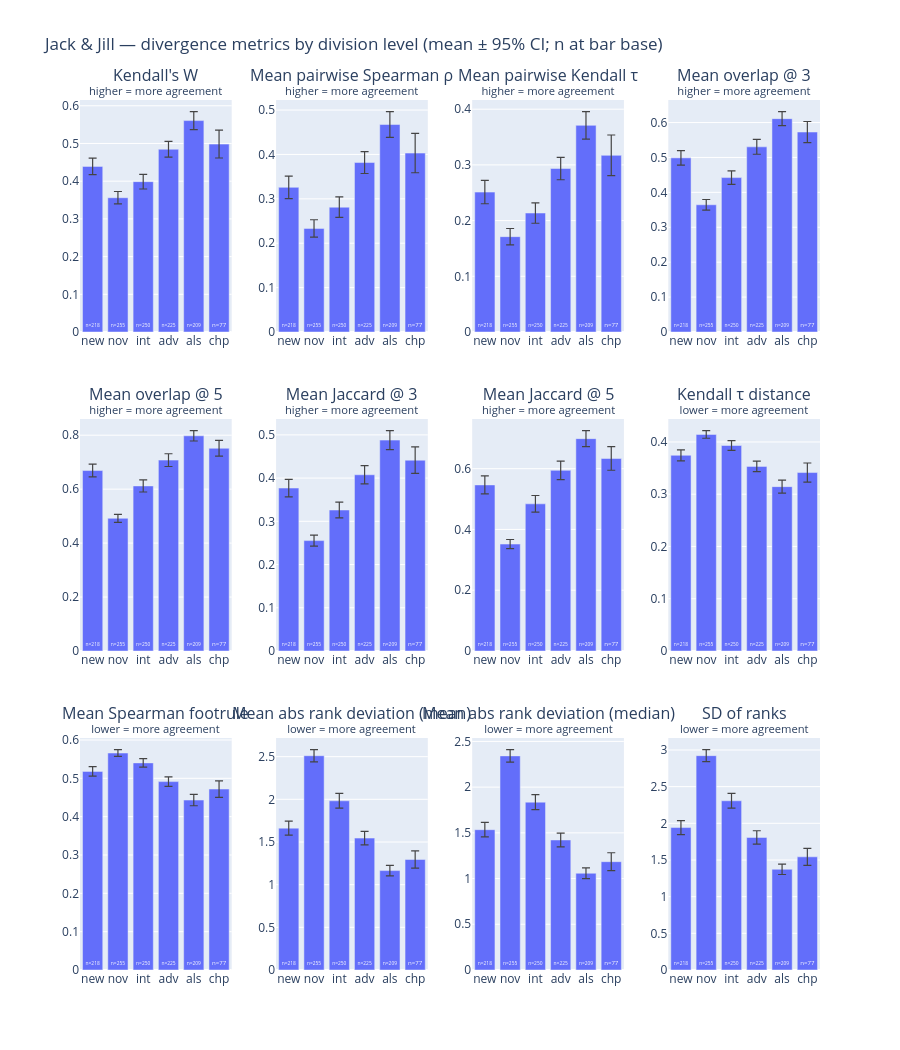

Notebook source saved alongside this figure:
### Markdown cell above
## Jack & Jill <span style="color:#636EFA">(blue)</span>

### Code cell
bar_fig("Jack & Jill").show()

### Figure 1 — Plotly figure (JSON) as saved in the notebook; plotly's stock layout.template omitted (floating-point values rounded to 4 significant figures)
{"data": [{"cliponaxis": false, "error_y": {"array": [0.02193, 0.01656, 0.0195, 0.02078, 0.02384, 0.03687], "color": "#444", "thickness": 1.2, "type": "data", "visible": true}, "insidetextanchor": "start", "marker": {"color": "#636EFA"}, "showlegend": false, "text": ["n=218", "n=255", "n=250", "n=225", "n=209", "n=77"], "textangle": 0, "textfont": {"color": "white", "size": 9}, "textposition": "inside", "type": "bar", "x": ["new", "nov", "int", "adv", "als", "chp"], "xaxis": "x", "y": [0.4393, 0.3561, 0.3988, 0.4847, 0.5607, 0.4983], "yaxis": "y"}, {"cliponaxis": false, "error_y": {"array": [0.02541, 0.01944, 0.02313, 0.02472, 0.02913, 0.04427], "color": "#444", "thickness": 1.2, "type": "data", "visible": true}, "insidetextanchor": "start", "marker": {"color": "#636EFA"}, "showlegend": false, "text": ["n=218", "n=255", "n=250", "n=225", "n=209", "n=77"], "textangle": 0, "textfont": {"color": "white", "size": 9}, "textposition": "inside", "type": "bar", "x": ["new", "nov", "int", "adv", "als", "chp"], "xaxis": "x2", "y": [0.3259, 0.2334, 0.2812, 0.3818, 0.4674, 0.4031], "yaxis": "y2"}, {"cliponaxis": false, "error_y": {"array": [0.02091, 0.01464, 0.0183, 0.02018, 0.02472, 0.03657], "color": "#444", "thickness": 1.2, "type": "data", "visible": true}, "insidetextanchor": "start", "marker": {"color": "#636EFA"}, "showlegend": false, "text": ["n=218", "n=255", "n=250", "n=225", "n=209", "n=77"], "textangle": 0, "textfont": {"color": "white", "size": 9}, "textposition": "inside", "type": "bar", "x": ["new", "nov", "int", "adv", "als", "chp"], "xaxis": "x3", "y": [0.2511, 0.1712, 0.2136, 0.2935, 0.3709, 0.3171], "yaxis": "y3"}, {"cliponaxis": false, "error_y": {"array": [0.02065, 0.01506, 0.01932, 0.0212, 0.02018, 0.0302], "color": "#444", "thickness": 1.2, "type": "data", "visible": true}, "insidetextanchor": "start", "marker": {"color": "#636EFA"}, "showlegend": false, "text": ["n=218", "n=255", "n=250", "n=225", "n=209", "n=77"], "textangle": 0, "textfont": {"color": "white", "size": 9}, "textposition": "inside", "type": "bar", "x": ["new", "nov", "int", "adv", "als", "chp"], "xaxis": "x4", "y": [0.4988, 0.3645, 0.4424, 0.5304, 0.6112, 0.5729], "yaxis": "y4"}, {"cliponaxis": false, "error_y": {"array": [0.02349, 0.0148, 0.02243, 0.02367, 0.01932, 0.0294], "color": "#444", "thickness": 1.2, "type": "data", "visible": true}, "insidetextanchor": "start", "marker": {"color": "#636EFA"}, "showlegend": false, "text": ["n=218", "n=255", "n=250", "n=225", "n=209", "n=77"], "textangle": 0, "textfont": {"color": "white", "size": 9}, "textposition": "inside", "type": "bar", "x": ["new", "nov", "int", "adv", "als", "chp"], "xaxis": "x5", "y": [0.669, 0.492, 0.612, 0.7077, 0.7978, 0.7515], "yaxis": "y5"}, {"cliponaxis": false, "error_y": {"array": [0.02028, 0.01285, 0.01805, 0.02118, 0.022, 0.03066], "color": "#444", "thickness": 1.2, "type": "data", "visible": true}, "insidetextanchor": "start", "marker": {"color": "#636EFA"}, "showlegend": false, "text": ["n=218", "n=255", "n=250", "n=225", "n=209", "n=77"], "textangle": 0, "textfont": {"color": "white", "size": 9}, "textposition": "inside", "type": "bar", "x": ["new", "nov", "int", "adv", "als", "chp"], "xaxis": "x6", "y": [0.377, 0.2554, 0.3262, 0.4077, 0.4879, 0.4414], "yaxis": "y6"}, {"cliponaxis": false, "error_y": {"array": [0.02951, 0.01495, 0.0275, 0.0307, 0.02641, 0.03871], "color": "#444", "thickness": 1.2, "type": "data", "visible": true}, "insidetextanchor": "start", "marker": {"color": "#636EFA"}, "showlegend": false, "text": ["n=218", "n=255", "n=250", "n=225", "n=209", "n=77"], "textangle": 0, "textfont": {"color": "white", "size": 9}, "textposition": "inside", "type": "bar", "x": ["new", "nov", "int", "adv", "als", "chp"], "xaxis": "x7", "y": [0.5466, 0.3519, 0.4843, 0.5945, 0.6989, 0.6336], "yaxis": "y7"}, {"cliponaxis": false, "error_y": {"array": [0.01046, 0.007322, 0.009149, 0.01009, 0.01236, 0.01828], "color": "#444", "thickness": 1.2, "type": "data", "visible": true}, "insidetextanchor": "start", "marker": {"color": "#636EFA"}, "showlegend": false, "text": ["n=218", "n=255", "n=250", "n=225", "n=209", "n=77"], "textangle": 0, "textfont": {"color": "white", "size": 9}, "textposition": "inside", "type": "bar", "x": ["new", "nov", "int", "adv", "als", "chp"], "xaxis": "x8", "y": [0.3744, 0.4144, 0.3932, 0.3533, 0.3145, 0.3414], "yaxis": "y8"}, {"cliponaxis": false, "error_y": {"array": [0.01257, 0.008959, 0.01086, 0.01239, 0.01489, 0.02156], "color": "#444", "thickness": 1.2, "type": "data", "visible": true}, "insidetextanchor": "start", "marker": {"color": "#636EFA"}, "showlegend": false, "text": ["n=218", "n=255", "n=250", "n=225", "n=209", "n=77"], "textangle": 0, "textfont": {"color": "white", "size": 9}, "textposition": "inside", "type": "bar", "x": ["new", "nov", "int", "adv", "als", "chp"], "xaxis": "x9", "y": [0.518, 0.5659, 0.5402, 0.4914, 0.4433, 0.4719], "yaxis": "y9"}, {"cliponaxis": false, "error_y": {"array": [0.08241, 0.07175, 0.08641, 0.07891, 0.06133, 0.1006], "color": "#444", "thickness": 1.2, "type": "data", "visible": true}, "insidetextanchor": "start", "marker": {"color": "#636EFA"}, "showlegend": false, "text": ["n=218", "n=255", "n=250", "n=225", "n=209", "n=77"], "textangle": 0, "textfont": {"color": "white", "size": 9}, "textposition": "inside", "type": "bar", "x": ["new", "nov", "int", "adv", "als", "chp"], "xaxis": "x10", "y": [1.662, 2.511, 1.983, 1.546, 1.165, 1.295], "yaxis": "y10"}, {"cliponaxis": false, "error_y": {"array": [0.07886, 0.06883, 0.08242, 0.07542, 0.05859, 0.09781], "color": "#444", "thickness": 1.2, "type": "data", "visible": true}, "insidetextanchor": "start", "marker": {"color": "#636EFA"}, "showlegend": false, "text": ["n=218", "n=255", "n=250", "n=225", "n=209", "n=77"], "textangle": 0, "textfont": {"color": "white", "size": 9}, "textposition": "inside", "type": "bar", "x": ["new", "nov", "int", "adv", "als", "chp"], "xaxis": "x11", "y": [1.535, 2.342, 1.836, 1.422, 1.058, 1.185], "yaxis": "y11"}, {"cliponaxis": false, "error_y": {"array": [0.09542, 0.08259, 0.09981, 0.09132, 0.07129, 0.1156], "color": "#444", "thickness": 1.2, "type": "data", "visible": true}, "insidetextanchor": "start", "marker": {"color": "#636EFA"}, "showlegend": false, "text": ["n=218", "n=255", "n=250", "n=225", "n=209", "n=77"], "textangle": 0, "textfont": {"color": "white", "size": 9}, "textposition": "inside", "type": "bar", "x": ["new", "nov", "int", "adv", "als", "chp"], "xaxis": "x12", "y": [1.942, 2.923, 2.307, 1.807, 1.373, 1.543], "yaxis": "y12"}], "layout": {"annotations": [{"font": {"size": 16}, "showarrow": false, "text": "Kendall's W<br><sup>higher = more agreement</sup>", "x": 0.1025, "xanchor": "center", "xref": "paper", "y": 1, "yanchor": "bottom", "yref": "paper"}, {"font": {"size": 16}, "showarrow": false, "text": "Mean pairwise Spearman ρ<br><sup>higher = more agreement</sup>", "x": 0.3675, "xanchor": "center", "xref": "paper", "y": 1, "yanchor": "bottom", "yref": "paper"}, {"font": {"size": 16}, "showarrow": false, "text": "Mean pairwise Kendall τ<br><sup>higher = more agreement</sup>", "x": 0.6325, "xanchor": "center", "xref": "paper", "y": 1, "yanchor": "bottom", "yref": "paper"}, {"font": {"size": 16}, "showarrow": false, "text": "Mean overlap @ 3<br><sup>higher = more agreement</sup>", "x": 0.8975, "xanchor": "center", "xref": "paper", "y": 1, "yanchor": "bottom", "yref": "paper"}, {"font": {"size": 16}, "showarrow": false, "text": "Mean overlap @ 5<br><sup>higher = more agreement</sup>", "x": 0.1025, "xanchor": "center", "xref": "paper", "y": 0.6333, "yanchor": "bottom", "yref": "paper"}, {"font": {"size": 16}, "showarrow": false, "text": "Mean Jaccard @ 3<br><sup>higher = more agreement</sup>", "x": 0.3675, "xanchor": "center", "xref": "paper", "y": 0.6333, "yanchor": "bottom", "yref": "paper"}, {"font": {"size": 16}, "showarrow": false, "text": "Mean Jaccard @ 5<br><sup>higher = more agreement</sup>", "x": 0.6325, "xanchor": "center", "xref": "paper", "y": 0.6333, "yanchor": "bottom", "yref": "paper"}, {"font": {"size": 16}, "showarrow": false, "text": "Kendall τ distance<br><sup>lower = more agreement</sup>", "x": 0.8975, "xanchor": "center", "xref": "paper", "y": 0.6333, "yanchor": "bottom", "yref": "paper"}, {"font": {"size": 16}, "showarrow": false, "text": "Mean Spearman footrule<br><sup>lower = more agreement</sup>", "x": 0.1025, "xanchor": "center", "xref": "paper", "y": 0.2667, "yanchor": "bottom", "yref": "paper"}, {"font": {"size": 16}, "showarrow": false, "text": "Mean abs rank deviation (mean)<br><sup>lower = more agreement</sup>", "x": 0.3675, "xanchor": "center", "xref": "paper", "y": 0.2667, "yanchor": "bottom", "yref": "paper"}, {"font": {"size": 16}, "showarrow": false, "text": "Mean abs rank deviation (median)<br><sup>lower = more agreement</sup>", "x": 0.6325, "xanchor": "center", "xref": "paper", "y": 0.2667, "yanchor": "bottom", "yref": "paper"}, {"font": {"size": 16}, "showarrow": false, "text": "SD of ranks<br><sup>lower = more agreement</sup>", "x": 0.8975, "xanchor": "center", "xref": "paper", "y": 0.2667, "yanchor": "bottom", "yref": "paper"}], "height": 1050, "title": {"text": "Jack & Jill — divergence metrics by division level (mean ± 95% CI; n at bar base)"}, "xaxis": {"anchor": "y", "domain": [0, 0.205]}, "xaxis10": {"anchor": "y10", "domain": [0.265, 0.47]}, "xaxis11": {"anchor": "y11", "domain": [0.53, 0.735]}, "xaxis12": {"anchor": "y12", "domain": [0.795, 1]}, "xaxis2": {"anchor": "y2", "domain": [0.265, 0.47]}, "xaxis3": {"anchor": "y3", "domain": [0.53, 0.735]}, "xaxis4": {"anchor": "y4", "domain": [0.795, 1]}, "xaxis5": {"anchor": "y5", "domain": [0, 0.205]}, "xaxis6": {"anchor": "y6", "domain": [0.265, 0.47]}, "xaxis7": {"anchor": "y7", "domain": [0.53, 0.735]}, "xaxis8": {"anchor": "y8", "domain": [0.795, 1]}, "xaxis9": {"anchor": "y9", "domain": [0, 0.205]}, "yaxis": {"anchor": "x", "domain": [0.7333, 1]}, "yaxis10": {"anchor": "x10", "domain": [0, 0.2667]}, "yaxis11": {"anchor": "x11", "domain": [0, 0.2667]}, "yaxis12": {"anchor": "x12", "domain": [0, 0.2667]}, "yaxis2": {"anchor": "x2", "domain": [0.7333, 1]}, "yaxis3": {"anchor": "x3", "domain": [0.7333, 1]}, "yaxis4": {"anchor": "x4", "domain": [0.7333, 1]}, "yaxis5": {"anchor": "x5", "domain": [0.3667, 0.6333]}, "yaxis6": {"anchor": "x6", "domain": [0.3667, 0.6333]}, "yaxis7": {"anchor": "x7", "domain": [0.3667, 0.6333]}, "yaxis8": {"anchor": "x8", "domain": [0.3667, 0.6333]}, "yaxis9": {"anchor": "x9", "domain": [0, 0.2667]}}}
